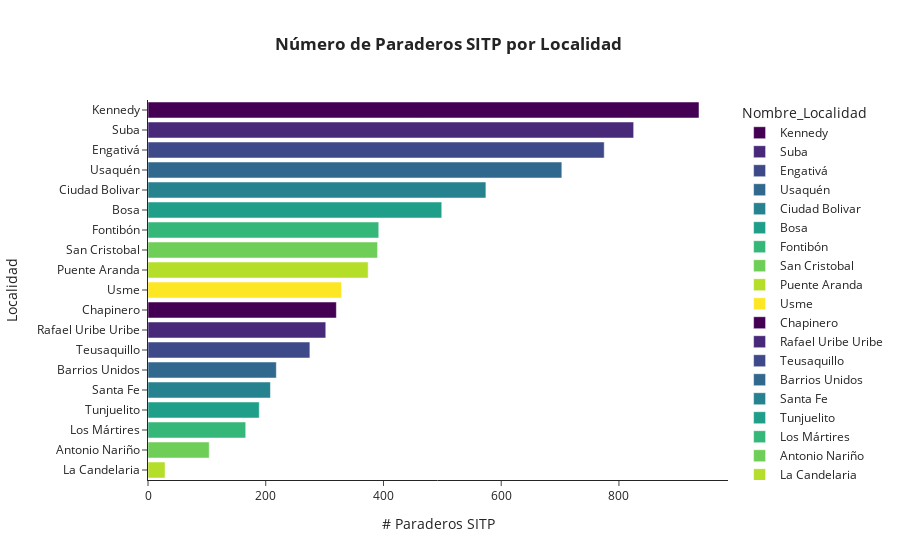

This figure's notebook cell:
### Code cell
# crear dataset
sitiosporloca_df = sitiosporloca(df).sort_values(by='FRECUENCIA', ascending=False)

# crear gráfica
fig = px.bar(sitiosporloca_df, x = 'FRECUENCIA', y='Nombre_Localidad', color='Nombre_Localidad',
             title= '<b>Número de Paraderos SITP por Localidad <b>',
            color_discrete_sequence=px.colors.sequential.Viridis)

# agregar detalles a la gráfica
fig.update_layout(
    xaxis_title = '# Paraderos SITP',
    yaxis_title = 'Localidad',
    template = 'simple_white',
    title_x = 0.5)

fig.show()

### Figure 1 — Plotly figure (JSON) as saved in the notebook; plotly's stock layout.template omitted (floating-point values rounded to 4 significant figures)
{"data": [{"alignmentgroup": "True", "hovertemplate": "Nombre_Localidad=%{y}<br>FRECUENCIA=%{x}<extra></extra>", "legendgroup": "Kennedy", "marker": {"color": "#440154", "pattern": {"shape": ""}}, "name": "Kennedy", "offsetgroup": "Kennedy", "orientation": "h", "showlegend": true, "textposition": "auto", "type": "bar", "x": [936], "xaxis": "x", "y": ["Kennedy"], "yaxis": "y"}, {"alignmentgroup": "True", "hovertemplate": "Nombre_Localidad=%{y}<br>FRECUENCIA=%{x}<extra></extra>", "legendgroup": "Suba", "marker": {"color": "#482878", "pattern": {"shape": ""}}, "name": "Suba", "offsetgroup": "Suba", "orientation": "h", "showlegend": true, "textposition": "auto", "type": "bar", "x": [825], "xaxis": "x", "y": ["Suba"], "yaxis": "y"}, {"alignmentgroup": "True", "hovertemplate": "Nombre_Localidad=%{y}<br>FRECUENCIA=%{x}<extra></extra>", "legendgroup": "Engativá", "marker": {"color": "#3e4989", "pattern": {"shape": ""}}, "name": "Engativá", "offsetgroup": "Engativá", "orientation": "h", "showlegend": true, "textposition": "auto", "type": "bar", "x": [775], "xaxis": "x", "y": ["Engativá"], "yaxis": "y"}, {"alignmentgroup": "True", "hovertemplate": "Nombre_Localidad=%{y}<br>FRECUENCIA=%{x}<extra></extra>", "legendgroup": "Usaquén", "marker": {"color": "#31688e", "pattern": {"shape": ""}}, "name": "Usaquén", "offsetgroup": "Usaquén", "orientation": "h", "showlegend": true, "textposition": "auto", "type": "bar", "x": [703], "xaxis": "x", "y": ["Usaquén"], "yaxis": "y"}, {"alignmentgroup": "True", "hovertemplate": "Nombre_Localidad=%{y}<br>FRECUENCIA=%{x}<extra></extra>", "legendgroup": "Ciudad Bolivar", "marker": {"color": "#26828e", "pattern": {"shape": ""}}, "name": "Ciudad Bolivar", "offsetgroup": "Ciudad Bolivar", "orientation": "h", "showlegend": true, "textposition": "auto", "type": "bar", "x": [574], "xaxis": "x", "y": ["Ciudad Bolivar"], "yaxis": "y"}, {"alignmentgroup": "True", "hovertemplate": "Nombre_Localidad=%{y}<br>FRECUENCIA=%{x}<extra></extra>", "legendgroup": "Bosa", "marker": {"color": "#1f9e89", "pattern": {"shape": ""}}, "name": "Bosa", "offsetgroup": "Bosa", "orientation": "h", "showlegend": true, "textposition": "auto", "type": "bar", "x": [499], "xaxis": "x", "y": ["Bosa"], "yaxis": "y"}, {"alignmentgroup": "True", "hovertemplate": "Nombre_Localidad=%{y}<br>FRECUENCIA=%{x}<extra></extra>", "legendgroup": "Fontibón", "marker": {"color": "#35b779", "pattern": {"shape": ""}}, "name": "Fontibón", "offsetgroup": "Fontibón", "orientation": "h", "showlegend": true, "textposition": "auto", "type": "bar", "x": [392], "xaxis": "x", "y": ["Fontibón"], "yaxis": "y"}, {"alignmentgroup": "True", "hovertemplate": "Nombre_Localidad=%{y}<br>FRECUENCIA=%{x}<extra></extra>", "legendgroup": "San Cristobal", "marker": {"color": "#6ece58", "pattern": {"shape": ""}}, "name": "San Cristobal", "offsetgroup": "San Cristobal", "orientation": "h", "showlegend": true, "textposition": "auto", "type": "bar", "x": [390], "xaxis": "x", "y": ["San Cristobal"], "yaxis": "y"}, {"alignmentgroup": "True", "hovertemplate": "Nombre_Localidad=%{y}<br>FRECUENCIA=%{x}<extra></extra>", "legendgroup": "Puente Aranda", "marker": {"color": "#b5de2b", "pattern": {"shape": ""}}, "name": "Puente Aranda", "offsetgroup": "Puente Aranda", "orientation": "h", "showlegend": true, "textposition": "auto", "type": "bar", "x": [374], "xaxis": "x", "y": ["Puente Aranda"], "yaxis": "y"}, {"alignmentgroup": "True", "hovertemplate": "Nombre_Localidad=%{y}<br>FRECUENCIA=%{x}<extra></extra>", "legendgroup": "Usme", "marker": {"color": "#fde725", "pattern": {"shape": ""}}, "name": "Usme", "offsetgroup": "Usme", "orientation": "h", "showlegend": true, "textposition": "auto", "type": "bar", "x": [329], "xaxis": "x", "y": ["Usme"], "yaxis": "y"}, {"alignmentgroup": "True", "hovertemplate": "Nombre_Localidad=%{y}<br>FRECUENCIA=%{x}<extra></extra>", "legendgroup": "Chapinero", "marker": {"color": "#440154", "pattern": {"shape": ""}}, "name": "Chapinero", "offsetgroup": "Chapinero", "orientation": "h", "showlegend": true, "textposition": "auto", "type": "bar", "x": [320], "xaxis": "x", "y": ["Chapinero"], "yaxis": "y"}, {"alignmentgroup": "True", "hovertemplate": "Nombre_Localidad=%{y}<br>FRECUENCIA=%{x}<extra></extra>", "legendgroup": "Rafael Uribe Uribe", "marker": {"color": "#482878", "pattern": {"shape": ""}}, "name": "Rafael Uribe Uribe", "offsetgroup": "Rafael Uribe Uribe", "orientation": "h", "showlegend": true, "textposition": "auto", "type": "bar", "x": [302], "xaxis": "x", "y": ["Rafael Uribe Uribe"], "yaxis": "y"}, {"alignmentgroup": "True", "hovertemplate": "Nombre_Localidad=%{y}<br>FRECUENCIA=%{x}<extra></extra>", "legendgroup": "Teusaquillo", "marker": {"color": "#3e4989", "pattern": {"shape": ""}}, "name": "Teusaquillo", "offsetgroup": "Teusaquillo", "orientation": "h", "showlegend": true, "textposition": "auto", "type": "bar", "x": [275], "xaxis": "x", "y": ["Teusaquillo"], "yaxis": "y"}, {"alignmentgroup": "True", "hovertemplate": "Nombre_Localidad=%{y}<br>FRECUENCIA=%{x}<extra></extra>", "legendgroup": "Barrios Unidos", "marker": {"color": "#31688e", "pattern": {"shape": ""}}, "name": "Barrios Unidos", "offsetgroup": "Barrios Unidos", "orientation": "h", "showlegend": true, "textposition": "auto", "type": "bar", "x": [218], "xaxis": "x", "y": ["Barrios Unidos"], "yaxis": "y"}, {"alignmentgroup": "True", "hovertemplate": "Nombre_Localidad=%{y}<br>FRECUENCIA=%{x}<extra></extra>", "legendgroup": "Santa Fe", "marker": {"color": "#26828e", "pattern": {"shape": ""}}, "name": "Santa Fe", "offsetgroup": "Santa Fe", "orientation": "h", "showlegend": true, "textposition": "auto", "type": "bar", "x": [208], "xaxis": "x", "y": ["Santa Fe"], "yaxis": "y"}, {"alignmentgroup": "True", "hovertemplate": "Nombre_Localidad=%{y}<br>FRECUENCIA=%{x}<extra></extra>", "legendgroup": "Tunjuelito", "marker": {"color": "#1f9e89", "pattern": {"shape": ""}}, "name": "Tunjuelito", "offsetgroup": "Tunjuelito", "orientation": "h", "showlegend": true, "textposition": "auto", "type": "bar", "x": [189], "xaxis": "x", "y": ["Tunjuelito"], "yaxis": "y"}, {"alignmentgroup": "True", "hovertemplate": "Nombre_Localidad=%{y}<br>FRECUENCIA=%{x}<extra></extra>", "legendgroup": "Los Mártires", "marker": {"color": "#35b779", "pattern": {"shape": ""}}, "name": "Los Mártires", "offsetgroup": "Los Mártires", "orientation": "h", "showlegend": true, "textposition": "auto", "type": "bar", "x": [166], "xaxis": "x", "y": ["Los Mártires"], "yaxis": "y"}, {"alignmentgroup": "True", "hovertemplate": "Nombre_Localidad=%{y}<br>FRECUENCIA=%{x}<extra></extra>", "legendgroup": "Antonio Nariño", "marker": {"color": "#6ece58", "pattern": {"shape": ""}}, "name": "Antonio Nariño", "offsetgroup": "Antonio Nariño", "orientation": "h", "showlegend": true, "textposition": "auto", "type": "bar", "x": [104], "xaxis": "x", "y": ["Antonio Nariño"], "yaxis": "y"}, {"alignmentgroup": "True", "hovertemplate": "Nombre_Localidad=%{y}<br>FRECUENCIA=%{x}<extra></extra>", "legendgroup": "La Candelaria", "marker": {"color": "#b5de2b", "pattern": {"shape": ""}}, "name": "La Candelaria", "offsetgroup": "La Candelaria", "orientation": "h", "showlegend": true, "textposition": "auto", "type": "bar", "x": [29], "xaxis": "x", "y": ["La Candelaria"], "yaxis": "y"}], "layout": {"barmode": "relative", "legend": {"title": {"text": "Nombre_Localidad"}, "tracegroupgap": 0}, "title": {"text": "<b>Número de Paraderos SITP por Localidad <b>", "x": 0.5}, "xaxis": {"anchor": "y", "domain": [0, 1], "title": {"text": "# Paraderos SITP"}}, "yaxis": {"anchor": "x", "categoryarray": ["La Candelaria", "Antonio Nariño", "Los Mártires", "Tunjuelito", "Santa Fe", "Barrios Unidos", "Teusaquillo", "Rafael Uribe Uribe", "Chapinero", "Usme", "Puente Aranda", "San Cristobal", "Fontibón", "Bosa", "Ciudad Bolivar", "Usaquén", "Engativá", "Suba", "Kennedy"], "categoryorder": "array", "domain": [0, 1], "title": {"text": "Localidad"}}}}
